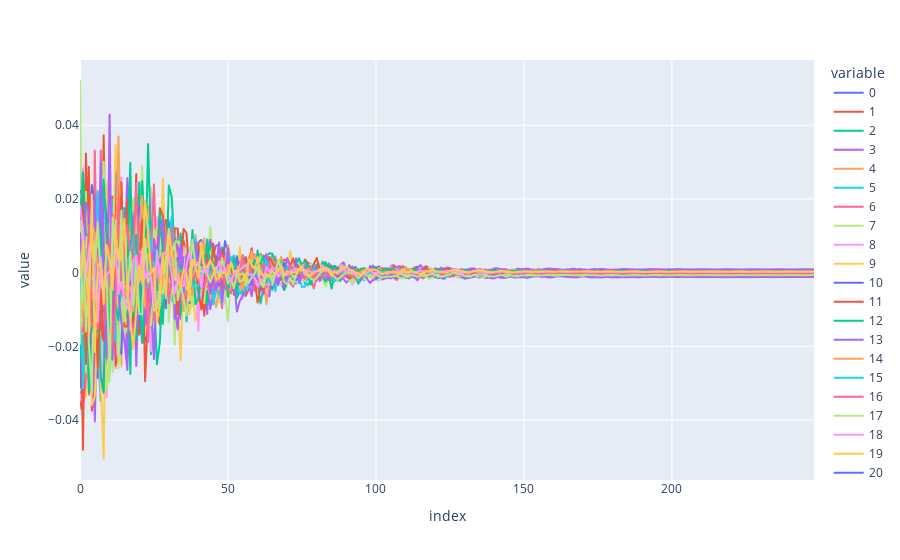

This figure's notebook cell:
### Code cell
mse = ((forecast_returns - test_returns) ** 2).mean()
rmse = np.sqrt(mse)
print(rmse.describe())
px.line(forecast_returns)

### Figure 1 — Plotly figure (JSON) as saved in the notebook; plotly's stock layout.template omitted (floating-point values rounded to 4 significant figures; data arrays with more than 128 entries replaced by an {"elided": "..."} marker saying what was removed)
{"data": [{"hovertemplate": "variable=0<br>index=%{x}<br>value=%{y}<extra></extra>", "legendgroup": "0", "line": {"color": "#636efa", "dash": "solid"}, "marker": {"symbol": "circle"}, "mode": "lines", "name": "0", "showlegend": true, "type": "scattergl", "x": {"elided": "249 int values"}, "xaxis": "x", "y": {"elided": "249 float values"}, "yaxis": "y"}, {"hovertemplate": "variable=1<br>index=%{x}<br>value=%{y}<extra></extra>", "legendgroup": "1", "line": {"color": "#EF553B", "dash": "solid"}, "marker": {"symbol": "circle"}, "mode": "lines", "name": "1", "showlegend": true, "type": "scattergl", "x": {"elided": "249 int values"}, "xaxis": "x", "y": {"elided": "249 float values"}, "yaxis": "y"}, {"hovertemplate": "variable=2<br>index=%{x}<br>value=%{y}<extra></extra>", "legendgroup": "2", "line": {"color": "#00cc96", "dash": "solid"}, "marker": {"symbol": "circle"}, "mode": "lines", "name": "2", "showlegend": true, "type": "scattergl", "x": {"elided": "249 int values"}, "xaxis": "x", "y": {"elided": "249 float values"}, "yaxis": "y"}, {"hovertemplate": "variable=3<br>index=%{x}<br>value=%{y}<extra></extra>", "legendgroup": "3", "line": {"color": "#ab63fa", "dash": "solid"}, "marker": {"symbol": "circle"}, "mode": "lines", "name": "3", "showlegend": true, "type": "scattergl", "x": {"elided": "249 int values"}, "xaxis": "x", "y": {"elided": "249 float values"}, "yaxis": "y"}, {"hovertemplate": "variable=4<br>index=%{x}<br>value=%{y}<extra></extra>", "legendgroup": "4", "line": {"color": "#FFA15A", "dash": "solid"}, "marker": {"symbol": "circle"}, "mode": "lines", "name": "4", "showlegend": true, "type": "scattergl", "x": {"elided": "249 int values"}, "xaxis": "x", "y": {"elided": "249 float values"}, "yaxis": "y"}, {"hovertemplate": "variable=5<br>index=%{x}<br>value=%{y}<extra></extra>", "legendgroup": "5", "line": {"color": "#19d3f3", "dash": "solid"}, "marker": {"symbol": "circle"}, "mode": "lines", "name": "5", "showlegend": true, "type": "scattergl", "x": {"elided": "249 int values"}, "xaxis": "x", "y": {"elided": "249 float values"}, "yaxis": "y"}, {"hovertemplate": "variable=6<br>index=%{x}<br>value=%{y}<extra></extra>", "legendgroup": "6", "line": {"color": "#FF6692", "dash": "solid"}, "marker": {"symbol": "circle"}, "mode": "lines", "name": "6", "showlegend": true, "type": "scattergl", "x": {"elided": "249 int values"}, "xaxis": "x", "y": {"elided": "249 float values"}, "yaxis": "y"}, {"hovertemplate": "variable=7<br>index=%{x}<br>value=%{y}<extra></extra>", "legendgroup": "7", "line": {"color": "#B6E880", "dash": "solid"}, "marker": {"symbol": "circle"}, "mode": "lines", "name": "7", "showlegend": true, "type": "scattergl", "x": {"elided": "249 int values"}, "xaxis": "x", "y": {"elided": "249 float values"}, "yaxis": "y"}, {"hovertemplate": "variable=8<br>index=%{x}<br>value=%{y}<extra></extra>", "legendgroup": "8", "line": {"color": "#FF97FF", "dash": "solid"}, "marker": {"symbol": "circle"}, "mode": "lines", "name": "8", "showlegend": true, "type": "scattergl", "x": {"elided": "249 int values"}, "xaxis": "x", "y": {"elided": "249 float values"}, "yaxis": "y"}, {"hovertemplate": "variable=9<br>index=%{x}<br>value=%{y}<extra></extra>", "legendgroup": "9", "line": {"color": "#FECB52", "dash": "solid"}, "marker": {"symbol": "circle"}, "mode": "lines", "name": "9", "showlegend": true, "type": "scattergl", "x": {"elided": "249 int values"}, "xaxis": "x", "y": {"elided": "249 float values"}, "yaxis": "y"}, {"hovertemplate": "variable=10<br>index=%{x}<br>value=%{y}<extra></extra>", "legendgroup": "10", "line": {"color": "#636efa", "dash": "solid"}, "marker": {"symbol": "circle"}, "mode": "lines", "name": "10", "showlegend": true, "type": "scattergl", "x": {"elided": "249 int values"}, "xaxis": "x", "y": {"elided": "249 float values"}, "yaxis": "y"}, {"hovertemplate": "variable=11<br>index=%{x}<br>value=%{y}<extra></extra>", "legendgroup": "11", "line": {"color": "#EF553B", "dash": "solid"}, "marker": {"symbol": "circle"}, "mode": "lines", "name": "11", "showlegend": true, "type": "scattergl", "x": {"elided": "249 int values"}, "xaxis": "x", "y": {"elided": "249 float values"}, "yaxis": "y"}, {"hovertemplate": "variable=12<br>index=%{x}<br>value=%{y}<extra></extra>", "legendgroup": "12", "line": {"color": "#00cc96", "dash": "solid"}, "marker": {"symbol": "circle"}, "mode": "lines", "name": "12", "showlegend": true, "type": "scattergl", "x": {"elided": "249 int values"}, "xaxis": "x", "y": {"elided": "249 float values"}, "yaxis": "y"}, {"hovertemplate": "variable=13<br>index=%{x}<br>value=%{y}<extra></extra>", "legendgroup": "13", "line": {"color": "#ab63fa", "dash": "solid"}, "marker": {"symbol": "circle"}, "mode": "lines", "name": "13", "showlegend": true, "type": "scattergl", "x": {"elided": "249 int values"}, "xaxis": "x", "y": {"elided": "249 float values"}, "yaxis": "y"}, {"hovertemplate": "variable=14<br>index=%{x}<br>value=%{y}<extra></extra>", "legendgroup": "14", "line": {"color": "#FFA15A", "dash": "solid"}, "marker": {"symbol": "circle"}, "mode": "lines", "name": "14", "showlegend": true, "type": "scattergl", "x": {"elided": "249 int values"}, "xaxis": "x", "y": {"elided": "249 float values"}, "yaxis": "y"}, {"hovertemplate": "variable=15<br>index=%{x}<br>value=%{y}<extra></extra>", "legendgroup": "15", "line": {"color": "#19d3f3", "dash": "solid"}, "marker": {"symbol": "circle"}, "mode": "lines", "name": "15", "showlegend": true, "type": "scattergl", "x": {"elided": "249 int values"}, "xaxis": "x", "y": {"elided": "249 float values"}, "yaxis": "y"}, {"hovertemplate": "variable=16<br>index=%{x}<br>value=%{y}<extra></extra>", "legendgroup": "16", "line": {"color": "#FF6692", "dash": "solid"}, "marker": {"symbol": "circle"}, "mode": "lines", "name": "16", "showlegend": true, "type": "scattergl", "x": {"elided": "249 int values"}, "xaxis": "x", "y": {"elided": "249 float values"}, "yaxis": "y"}, {"hovertemplate": "variable=17<br>index=%{x}<br>value=%{y}<extra></extra>", "legendgroup": "17", "line": {"color": "#B6E880", "dash": "solid"}, "marker": {"symbol": "circle"}, "mode": "lines", "name": "17", "showlegend": true, "type": "scattergl", "x": {"elided": "249 int values"}, "xaxis": "x", "y": {"elided": "249 float values"}, "yaxis": "y"}, {"hovertemplate": "variable=18<br>index=%{x}<br>value=%{y}<extra></extra>", "legendgroup": "18", "line": {"color": "#FF97FF", "dash": "solid"}, "marker": {"symbol": "circle"}, "mode": "lines", "name": "18", "showlegend": true, "type": "scattergl", "x": {"elided": "249 int values"}, "xaxis": "x", "y": {"elided": "249 float values"}, "yaxis": "y"}, {"hovertemplate": "variable=19<br>index=%{x}<br>value=%{y}<extra></extra>", "legendgroup": "19", "line": {"color": "#FECB52", "dash": "solid"}, "marker": {"symbol": "circle"}, "mode": "lines", "name": "19", "showlegend": true, "type": "scattergl", "x": {"elided": "249 int values"}, "xaxis": "x", "y": {"elided": "249 float values"}, "yaxis": "y"}, {"hovertemplate": "variable=20<br>index=%{x}<br>value=%{y}<extra></extra>", "legendgroup": "20", "line": {"color": "#636efa", "dash": "solid"}, "marker": {"symbol": "circle"}, "mode": "lines", "name": "20", "showlegend": true, "type": "scattergl", "x": {"elided": "249 int values"}, "xaxis": "x", "y": {"elided": "249 float values"}, "yaxis": "y"}, {"hovertemplate": "variable=21<br>index=%{x}<br>value=%{y}<extra></extra>", "legendgroup": "21", "line": {"color": "#EF553B", "dash": "solid"}, "marker": {"symbol": "circle"}, "mode": "lines", "name": "21", "showlegend": true, "type": "scattergl", "x": {"elided": "249 int values"}, "xaxis": "x", "y": {"elided": "249 float values"}, "yaxis": "y"}, {"hovertemplate": "variable=22<br>index=%{x}<br>value=%{y}<extra></extra>", "legendgroup": "22", "line": {"color": "#00cc96", "dash": "solid"}, "marker": {"symbol": "circle"}, "mode": "lines", "name": "22", "showlegend": true, "type": "scattergl", "x": {"elided": "249 int values"}, "xaxis": "x", "y": {"elided": "249 float values"}, "yaxis": "y"}, {"hovertemplate": "variable=23<br>index=%{x}<br>value=%{y}<extra></extra>", "legendgroup": "23", "line": {"color": "#ab63fa", "dash": "solid"}, "marker": {"symbol": "circle"}, "mode": "lines", "name": "23", "showlegend": true, "type": "scattergl", "x": {"elided": "249 int values"}, "xaxis": "x", "y": {"elided": "249 float values"}, "yaxis": "y"}, {"hovertemplate": "variable=24<br>index=%{x}<br>value=%{y}<extra></extra>", "legendgroup": "24", "line": {"color": "#FFA15A", "dash": "solid"}, "marker": {"symbol": "circle"}, "mode": "lines", "name": "24", "showlegend": true, "type": "scattergl", "x": {"elided": "249 int values"}, "xaxis": "x", "y": {"elided": "249 float values"}, "yaxis": "y"}, {"hovertemplate": "variable=25<br>index=%{x}<br>value=%{y}<extra></extra>", "legendgroup": "25", "line": {"color": "#19d3f3", "dash": "solid"}, "marker": {"symbol": "circle"}, "mode": "lines", "name": "25", "showlegend": true, "type": "scattergl", "x": {"elided": "249 int values"}, "xaxis": "x", "y": {"elided": "249 float values"}, "yaxis": "y"}, {"hovertemplate": "variable=26<br>index=%{x}<br>value=%{y}<extra></extra>", "legendgroup": "26", "line": {"color": "#FF6692", "dash": "solid"}, "marker": {"symbol": "circle"}, "mode": "lines", "name": "26", "showlegend": true, "type": "scattergl", "x": {"elided": "249 int values"}, "xaxis": "x", "y": {"elided": "249 float values"}, "yaxis": "y"}, {"hovertemplate": "variable=27<br>index=%{x}<br>value=%{y}<extra></extra>", "legendgroup": "27", "line": {"color": "#B6E880", "dash": "solid"}, "marker": {"symbol": "circle"}, "mode": "lines", "name": "27", "showlegend": true, "type": "scattergl", "x": {"elided": "249 int values"}, "xaxis": "x", "y": {"elided": "249 float values"}, "yaxis": "y"}, {"hovertemplate": "variable=28<br>index=%{x}<br>value=%{y}<extra></extra>", "legendgroup": "28", "line": {"color": "#FF97FF", "dash": "solid"}, "marker": {"symbol": "circle"}, "mode": "lines", "name": "28", "showlegend": true, "type": "scattergl", "x": {"elided": "249 int values"}, "xaxis": "x", "y": {"elided": "249 float values"}, "yaxis": "y"}, {"hovertemplate": "variable=29<br>index=%{x}<br>value=%{y}<extra></extra>", "legendgroup": "29", "line": {"color": "#FECB52", "dash": "solid"}, "marker": {"symbol": "circle"}, "mode": "lines", "name": "29", "showlegend": true, "type": "scattergl", "x": {"elided": "249 int values"}, "xaxis": "x", "y": {"elided": "249 float values"}, "yaxis": "y"}, {"hovertemplate": "variable=30<br>index=%{x}<br>value=%{y}<extra></extra>", "legendgroup": "30", "line": {"color": "#636efa", "dash": "solid"}, "marker": {"symbol": "circle"}, "mode": "lines", "name": "30", "showlegend": true, "type": "scattergl", "x": {"elided": "249 int values"}, "xaxis": "x", "y": {"elided": "249 float values"}, "yaxis": "y"}, {"hovertemplate": "variable=31<br>index=%{x}<br>value=%{y}<extra></extra>", "legendgroup": "31", "line": {"color": "#EF553B", "dash": "solid"}, "marker": {"symbol": "circle"}, "mode": "lines", "name": "31", "showlegend": true, "type": "scattergl", "x": {"elided": "249 int values"}, "xaxis": "x", "y": {"elided": "249 float values"}, "yaxis": "y"}, {"hovertemplate": "variable=32<br>index=%{x}<br>value=%{y}<extra></extra>", "legendgroup": "32", "line": {"color": "#00cc96", "dash": "solid"}, "marker": {"symbol": "circle"}, "mode": "lines", "name": "32", "showlegend": true, "type": "scattergl", "x": {"elided": "249 int values"}, "xaxis": "x", "y": {"elided": "249 float values"}, "yaxis": "y"}, {"hovertemplate": "variable=33<br>index=%{x}<br>value=%{y}<extra></extra>", "legendgroup": "33", "line": {"color": "#ab63fa", "dash": "solid"}, "marker": {"symbol": "circle"}, "mode": "lines", "name": "33", "showlegend": true, "type": "scattergl", "x": {"elided": "249 int values"}, "xaxis": "x", "y": {"elided": "249 float values"}, "yaxis": "y"}, {"hovertemplate": "variable=34<br>index=%{x}<br>value=%{y}<extra></extra>", "legendgroup": "34", "line": {"color": "#FFA15A", "dash": "solid"}, "marker": {"symbol": "circle"}, "mode": "lines", "name": "34", "showlegend": true, "type": "scattergl", "x": {"elided": "249 int values"}, "xaxis": "x", "y": {"elided": "249 float values"}, "yaxis": "y"}, {"hovertemplate": "variable=35<br>index=%{x}<br>value=%{y}<extra></extra>", "legendgroup": "35", "line": {"color": "#19d3f3", "dash": "solid"}, "marker": {"symbol": "circle"}, "mode": "lines", "name": "35", "showlegend": true, "type": "scattergl", "x": {"elided": "249 int values"}, "xaxis": "x", "y": {"elided": "249 float values"}, "yaxis": "y"}, {"hovertemplate": "variable=36<br>index=%{x}<br>value=%{y}<extra></extra>", "legendgroup": "36", "line": {"color": "#FF6692", "dash": "solid"}, "marker": {"symbol": "circle"}, "mode": "lines", "name": "36", "showlegend": true, "type": "scattergl", "x": {"elided": "249 int values"}, "xaxis": "x", "y": {"elided": "249 float values"}, "yaxis": "y"}, {"hovertemplate": "variable=37<br>index=%{x}<br>value=%{y}<extra></extra>", "legendgroup": "37", "line": {"color": "#B6E880", "dash": "solid"}, "marker": {"symbol": "circle"}, "mode": "lines", "name": "37", "showlegend": true, "type": "scattergl", "x": {"elided": "249 int values"}, "xaxis": "x", "y": {"elided": "249 float values"}, "yaxis": "y"}, {"hovertemplate": "variable=38<br>index=%{x}<br>value=%{y}<extra></extra>", "legendgroup": "38", "line": {"color": "#FF97FF", "dash": "solid"}, "marker": {"symbol": "circle"}, "mode": "lines", "name": "38", "showlegend": true, "type": "scattergl", "x": {"elided": "249 int values"}, "xaxis": "x", "y": {"elided": "249 float values"}, "yaxis": "y"}, {"hovertemplate": "variable=39<br>index=%{x}<br>value=%{y}<extra></extra>", "legendgroup": "39", "line": {"color": "#FECB52", "dash": "solid"}, "marker": {"symbol": "circle"}, "mode": "lines", "name": "39", "showlegend": true, "type": "scattergl", "x": {"elided": "249 int values"}, "xaxis": "x", "y": {"elided": "249 float values"}, "yaxis": "y"}, {"hovertemplate": "variable=40<br>index=%{x}<br>value=%{y}<extra></extra>", "legendgroup": "40", "line": {"color": "#636efa", "dash": "solid"}, "marker": {"symbol": "circle"}, "mode": "lines", "name": "40", "showlegend": true, "type": "scattergl", "x": {"elided": "249 int values"}, "xaxis": "x", "y": {"elided": "249 float values"}, "yaxis": "y"}, {"hovertemplate": "variable=41<br>index=%{x}<br>value=%{y}<extra></extra>", "legendgroup": "41", "line": {"color": "#EF553B", "dash": "solid"}, "marker": {"symbol": "circle"}, "mode": "lines", "name": "41", "showlegend": true, "type": "scattergl", "x": {"elided": "249 int values"}, "xaxis": "x", "y": {"elided": "249 float values"}, "yaxis": "y"}, {"hovertemplate": "variable=42<br>index=%{x}<br>value=%{y}<extra></extra>", "legendgroup": "42", "line": {"color": "#00cc96", "dash": "solid"}, "marker": {"symbol": "circle"}, "mode": "lines", "name": "42", "showlegend": true, "type": "scattergl", "x": {"elided": "249 int values"}, "xaxis": "x", "y": {"elided": "249 float values"}, "yaxis": "y"}, {"hovertemplate": "variable=43<br>index=%{x}<br>value=%{y}<extra></extra>", "legendgroup": "43", "line": {"color": "#ab63fa", "dash": "solid"}, "marker": {"symbol": "circle"}, "mode": "lines", "name": "43", "showlegend": true, "type": "scattergl", "x": {"elided": "249 int values"}, "xaxis": "x", "y": {"elided": "249 float values"}, "yaxis": "y"}, {"hovertemplate": "variable=44<br>index=%{x}<br>value=%{y}<extra></extra>", "legendgroup": "44", "line": {"color": "#FFA15A", "dash": "solid"}, "marker": {"symbol": "circle"}, "mode": "lines", "name": "44", "showlegend": true, "type": "scattergl", "x": {"elided": "249 int values"}, "xaxis": "x", "y": {"elided": "249 float values"}, "yaxis": "y"}, {"hovertemplate": "variable=45<br>index=%{x}<br>value=%{y}<extra></extra>", "legendgroup": "45", "line": {"color": "#19d3f3", "dash": "solid"}, "marker": {"symbol": "circle"}, "mode": "lines", "name": "45", "showlegend": true, "type": "scattergl", "x": {"elided": "249 int values"}, "xaxis": "x", "y": {"elided": "249 float values"}, "yaxis": "y"}, {"hovertemplate": "variable=46<br>index=%{x}<br>value=%{y}<extra></extra>", "legendgroup": "46", "line": {"color": "#FF6692", "dash": "solid"}, "marker": {"symbol": "circle"}, "mode": "lines", "name": "46", "showlegend": true, "type": "scattergl", "x": {"elided": "249 int values"}, "xaxis": "x", "y": {"elided": "249 float values"}, "yaxis": "y"}, {"hovertemplate": "variable=47<br>index=%{x}<br>value=%{y}<extra></extra>", "legendgroup": "47", "line": {"color": "#B6E880", "dash": "solid"}, "marker": {"symbol": "circle"}, "mode": "lines", "name": "47", "showlegend": true, "type": "scattergl", "x": {"elided": "249 int values"}, "xaxis": "x", "y": {"elided": "249 float values"}, "yaxis": "y"}, {"hovertemplate": "variable=48<br>index=%{x}<br>value=%{y}<extra></extra>", "legendgroup": "48", "line": {"color": "#FF97FF", "dash": "solid"}, "marker": {"symbol": "circle"}, "mode": "lines", "name": "48", "showlegend": true, "type": "scattergl", "x": {"elided": "249 int values"}, "xaxis": "x", "y": {"elided": "249 float values"}, "yaxis": "y"}, {"hovertemplate": "variable=49<br>index=%{x}<br>value=%{y}<extra></extra>", "legendgroup": "49", "line": {"color": "#FECB52", "dash": "solid"}, "marker": {"symbol": "circle"}, "mode": "lines", "name": "49", "showlegend": true, "type": "scattergl", "x": {"elided": "249 int values"}, "xaxis": "x", "y": {"elided": "249 float values"}, "yaxis": "y"}], "layout": {"legend": {"title": {"text": "variable"}, "tracegroupgap": 0}, "margin": {"t": 60}, "xaxis": {"anchor": "y", "domain": [0, 1], "title": {"text": "index"}}, "yaxis": {"anchor": "x", "domain": [0, 1], "title": {"text": "value"}}}}
